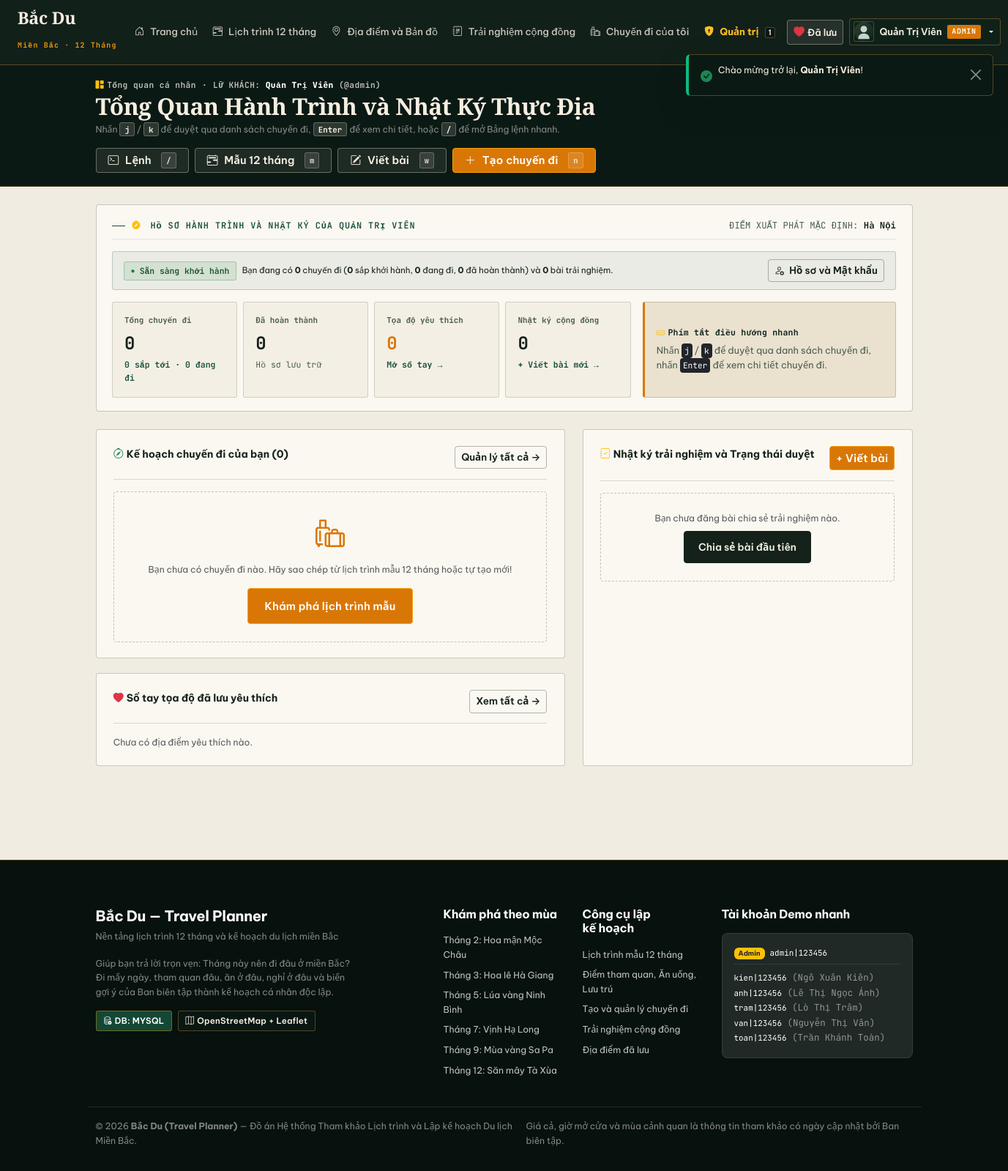
The page /dashboard.php (signed in) on the database as committed earlier.
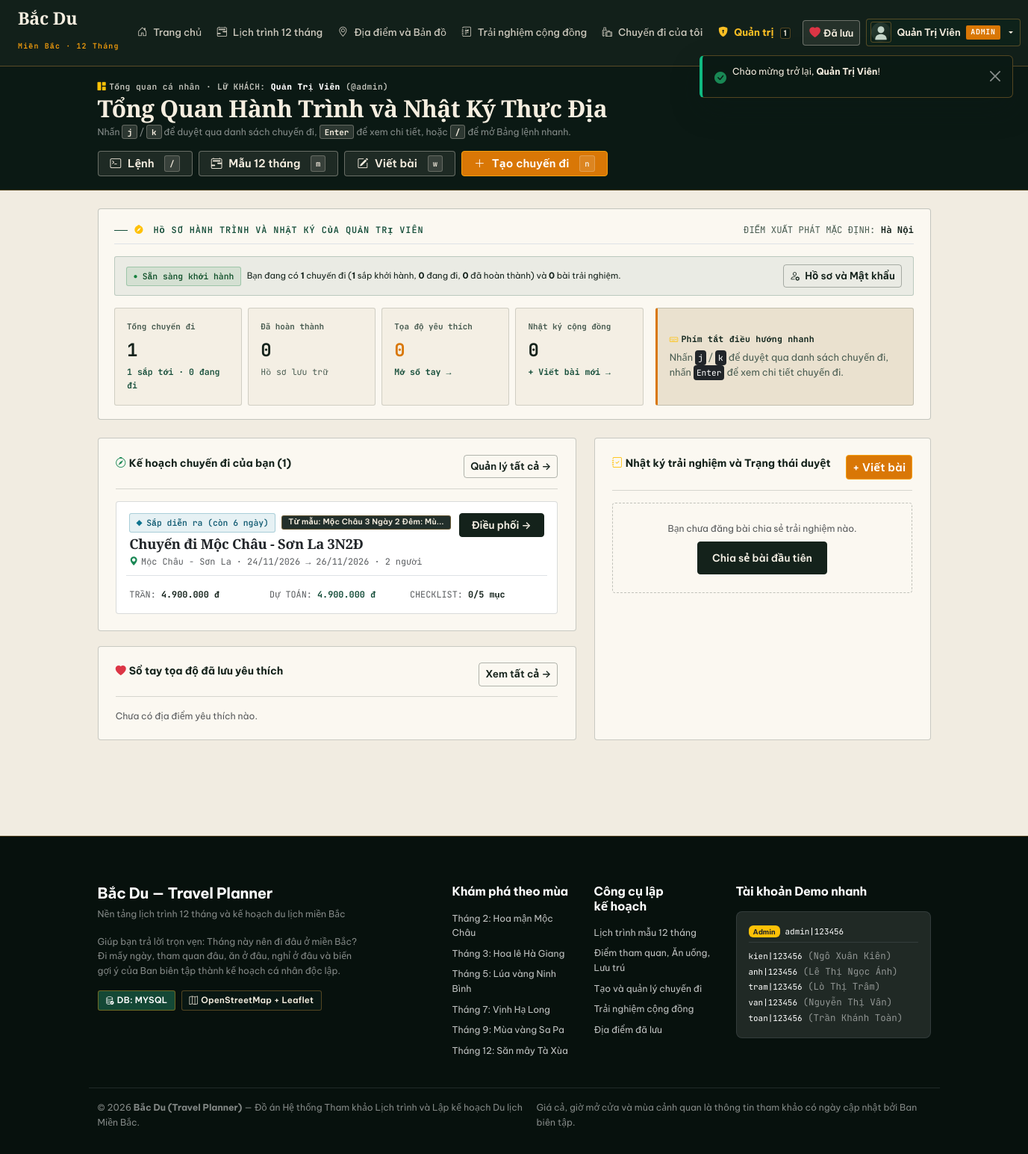
The same page on the database as committed later.
### tables this page shows
CREATE TABLE `users` (
  `id` INT AUTO_INCREMENT PRIMARY KEY,
  `full_name` VARCHAR(120) NOT NULL,
  `username` VARCHAR(60) NOT NULL UNIQUE,
  `email` VARCHAR(150) NOT NULL UNIQUE,
  `password_hash` VARCHAR(255) NOT NULL,
  `role` ENUM('user', 'admin') NOT NULL DEFAULT 'user',
  `status` ENUM('active', 'locked') NOT NULL DEFAULT 'active',
  `avatar_url` VARCHAR(500) DEFAULT NULL,
  `bio` TEXT DEFAULT NULL,
  `phone` VARCHAR(30) DEFAULT NULL,
  `hometown` VARCHAR(120) DEFAULT 'Hà Nội',
  `created_at` DATETIME NOT NULL DEFAULT CURRENT_TIMESTAMP,
  `updated_at` DATETIME NOT NULL DEFAULT CURRENT_TIMESTAMP ON UPDATE CURRENT_TIMESTAMP
);

CREATE TABLE `trips` (
  `id` INT AUTO_INCREMENT PRIMARY KEY,
  `user_id` INT NOT NULL,
  `source_template_id` INT DEFAULT NULL,
  `province_id` INT DEFAULT NULL,
  `title` VARCHAR(200) NOT NULL,
  `main_destination` VARCHAR(150) NOT NULL,
  `start_date` DATE NOT NULL,
  `end_date` DATE NOT NULL,
  `pax_count` INT NOT NULL DEFAULT 2,
  `departure_point` VARCHAR(120) NOT NULL DEFAULT 'Hà Nội',
  `total_budget` DECIMAL(12, 0) NOT NULL DEFAULT 0,
  `description` TEXT DEFAULT NULL,
  `cover_image_url` VARCHAR(500) DEFAULT NULL,
  `share_token` VARCHAR(80) DEFAULT NULL UNIQUE,
  `is_shared` TINYINT(1) NOT NULL DEFAULT 0,
  `created_at` DATETIME NOT NULL DEFAULT CURRENT_TIMESTAMP,
  `updated_at` DATETIME NOT NULL DEFAULT CURRENT_TIMESTAMP ON UPDATE CURRENT_TIMESTAMP,
  CONSTRAINT `fk_trips_user` FOREIGN KEY (`user_id`) REFERENCES `users` (`id`) ON DELETE CASCADE,
  CONSTRAINT `fk_trips_template` FOREIGN KEY (`source_template_id`) REFERENCES `itinerary_templates` (`id`) ON DELETE SET NULL
);

CREATE TABLE `itinerary_templates` (
  `id` INT AUTO_INCREMENT PRIMARY KEY,
  `title` VARCHAR(200) NOT NULL,
  `slug` VARCHAR(220) NOT NULL UNIQUE,
  `province_id` INT NOT NULL,
  `main_destination` VARCHAR(150) NOT NULL,
  `thumbnail_url` VARCHAR(500) DEFAULT NULL,
  `duration_days` INT NOT NULL DEFAULT 3,
  `duration_nights` INT NOT NULL DEFAULT 2,
  `assumed_departure` VARCHAR(120) NOT NULL DEFAULT 'Hà Nội',
  `suggested_transport` VARCHAR(180) NOT NULL DEFAULT 'Xe limousine / Xe máy tại điểm đến',
  `ref_budget_per_person` DECIMAL(12, 0) NOT NULL DEFAULT 2500000,
  `base_pax_count` INT NOT NULL DEFAULT 2,
  `seasonal_reason` TEXT NOT NULL,
  `summary` TEXT DEFAULT NULL,
  `essential_notes` TEXT DEFAULT NULL,
  `status` ENUM('draft', 'published', 'archived') NOT NULL DEFAULT 'published',
  `author_id` INT NOT NULL DEFAULT 1,
  `views_count` INT NOT NULL DEFAULT 0,
  `copies_count` INT NOT NULL DEFAULT 0,
  `updated_date` DATE NOT NULL,
  `created_at` DATETIME NOT NULL DEFAULT CURRENT_TIMESTAMP,
  `updated_at` DATETIME NOT NULL DEFAULT CURRENT_TIMESTAMP ON UPDATE CURRENT_TIMESTAMP,
  CONSTRAINT `fk_templates_province` FOREIGN KEY (`province_id`) REFERENCES `provinces` (`id`),
  CONSTRAINT `fk_templates_author` FOREIGN KEY (`author_id`) REFERENCES `users` (`id`)
);

### includes/helpers.php (called while the page is built, shortened)
<?php
function e(?string $value): string
{
    return htmlspecialchars((string)$value, ENT_QUOTES | ENT_SUBSTITUTE, 'UTF-8');
}
function format_vnd($amount, bool $showFree = false): string
{
    $num = (float)$amount;
    return number_format($num, 0, ',', '.') . ' đ';
}
function get_avatar_url(?string $avatarUrl): string
{
    $trimmed = trim((string)$avatarUrl);
    return 'assets/img/default-avatar.svg';
}
function format_date_vn(?string $dateStr): string
{
    $ts = strtotime($dateStr);
    return $ts ? date('d/m/Y', $ts) : $dateStr;
}
function current_user(): ?array
{
    static $cachedUser = false;
    if ($cachedUser !== false) {
        return $cachedUser;
    }
    $pdo = get_db();
    $stmt = $pdo->prepare('SELECT * FROM users WHERE id = ? LIMIT 1');
    $stmt->execute([(int)$_SESSION['user_id']]);
    $user = $stmt->fetch();
    $cachedUser = $user;
    return $user;
}
function require_login(?string $redirectAfter = null): array
{
    $user = current_user();
    return $user;
}
function expense_category_meta(string $category): array
{
    $map = [
        'food'      => ['label' => 'Ăn uống',        'icon' => 'bi-cup-straw',     'color' => '#f59e0b'],
        'transport' => ['label' => 'Di chuyển',      'icon' => 'bi-truck-front',   'color' => '#0ea5e9'],
        'stay'      => ['label' => 'Lưu trú',        'icon' => 'bi-house-door',    'color' => '#6366f1'],
        'ticket'    => ['label' => 'Vé tham quan',   'icon' => 'bi-ticket-perforated', 'color' => '#10b981'],
        'shopping'  => ['label' => 'Mua sắm và Quà',  'icon' => 'bi-bag-heart',     'color' => '#ec4899'],
        'other'     => ['label' => 'Chi phí khác',   'icon' => 'bi-wallet2',       'color' => '#64748b'],
    ];
    return $map[$category] ?? $map['other'];
}
function trip_timeline_status(string $startDate, string $endDate): array
{
    $today = date('Y-m-d');
    if ($today < $startDate) {
        $daysLeft = (int)round((strtotime($startDate) - strtotime($today)) / 86400);
        return [
            'code'  => 'upcoming',
            'label' => 'Sắp diễn ra' . ($daysLeft > 0 ? " (còn {$daysLeft} ngày)" : ''),
            'badge' => 'bg-info-subtle text-info-emphasis border-info-subtle',
            'icon'  => 'bi-calendar-event',
        ];
    }
    return [
        'code'  => 'completed',
        'label' => 'Đã kết thúc',
        'badge' => 'bg-secondary-subtle text-secondary-emphasis border-secondary-subtle',
        'icon'  => 'bi-check2-all',
    ];
}
function calculate_trip_budget_summary(PDO $pdo, int $tripId, float $totalBudget): array
{
    $stmt = $pdo->prepare('
        SELECT
            expense_category,
            COUNT(*) AS items_count,
            COALESCE(SUM(estimated_amount), 0) AS sum_estimated,
            COALESCE(SUM(actual_amount), 0) AS sum_actual
        FROM expenses
        WHERE trip_id = ?
        GROUP BY expense_category
    ');
    $stmt->execute([$tripId]);
    $rows = $stmt->fetchAll();
    $byCategory = [];
    foreach (['food', 'transport', 'stay', 'ticket', 'shopping', 'other'] as $cat) {
        $meta = expense_category_meta($cat);
        $byCategory[$cat] = [
            'category'      => $cat,
            'label'         => $meta['label'],
            'icon'          => $meta['icon'],
            'color'         => $meta['color'],
            'items_count'   => 0,
            'sum_estimated' => 0.0,
            'sum_actual'    => 0.0,
        ];
    }
    $totalEstimated = 0.0;
    $totalActual = 0.0;
    foreach ($rows as $r) {
        $cat = $r['expense_category'];
        $est = (float)$r['sum_estimated'];
        $act = (float)$r['sum_actual'];
        $byCategory[$cat]['items_count'] += (int)$r['items_count'];
        $byCategory[$cat]['sum_estimated'] += $est;
        $byCategory[$cat]['sum_actual'] += $act;
        $totalEstimated += $est;
        $totalActual += $act;
    }
    $remainingVsEstimated = $totalBudget - $totalEstimated;
    $remainingVsActual = $totalBudget - $totalActual;
    return [
        'total_budget'           => $totalBudget,
        'total_estimated'        => $totalEstimated,
        'total_actual'           => $totalActual,
        'remaining_vs_estimated' => $remainingVsEstimated,
        'remaining_vs_actual'    => $remainingVsActual,
        'percent_estimated'      => $totalBudget > 0 ? round(($totalEstimated / $totalBudget) * 100, 1) : 0,
        'percent_actual'         => $totalBudget > 0 ? round(($totalActual / $totalBudget) * 100, 1) : 0,
        'by_category'            => $byCategory,
    ];
}

### dashboard.php (the view, shortened to what the rows shown need)
<?php
require_once __DIR__ . '/includes/helpers.php';
$user = require_login('dashboard.php');
$pdo = get_db();
$stmtTrips = $pdo->prepare('
    SELECT
        t.*,
        it.title AS source_template_title,
        (SELECT COUNT(*) FROM trip_days WHERE trip_id = t.id) AS days_count,
        (SELECT COUNT(*) FROM checklists WHERE trip_id = t.id) AS checklist_total,
        (SELECT COUNT(*) FROM checklists WHERE trip_id = t.id AND is_completed = 1) AS checklist_done
    FROM trips t
    LEFT JOIN itinerary_templates it ON it.id = t.source_template_id
    WHERE t.user_id = ?
    ORDER BY t.start_date DESC, t.id DESC
');
$stmtTrips->execute([$user['id']]);
$myTrips = $stmtTrips->fetchAll();
$rejectedPostsCount = 0;
require_once __DIR__ . '/includes/header.php';
?>
<header class="app-shift-bar mb-4">
  <div class="container">
    <div class="d-flex flex-wrap justify-content-between align-items-center gap-3">
      <div>
        <div class="app-shift-eyebrow">
          <span><i class="bi bi-grid-1x2-fill text-warning me-1"></i>Tổng quan cá nhân</span>
          <span>·</span>
          <span>LỮ KHÁCH: <strong class="text-white"><?= e($user['full_name']) ?></strong> (@<?= e($user['username']) ?>)</span>
        </div>
        <h1 class="app-shift-title">Tổng Quan Hành Trình và Nhật Ký Thực Địa</h1>
      </div>
    </div>
  </div>
</header>
<main id="mainContent" class="container pb-5">
  <section class="app-signature-set <?= $rejectedPostsCount > 0 ? 'is-lit' : '' ?> mb-4" id="personalDispatchSet" aria-label="Tổng quan hành trình cá nhân">
    <div class="d-flex flex-wrap justify-content-between align-items-center gap-2 pb-2 mb-3 border-bottom">
      <span class="cin-eyebrow mb-0" style="color: var(--cin-jade);">
        <i class="bi bi-compass-fill text-warning me-1"></i>HỒ SƠ HÀNH TRÌNH VÀ NHẬT KÝ CỦA <?= e(mb_strtoupper($user['full_name'])) ?>
      </span>
      <span class="font-monospace small" style="color: var(--cin-ink-muted);">
        ĐIỂM XUẤT PHÁT MẶC ĐỊNH: <strong style="color: var(--cin-ink);"><?= e($user['hometown'] ?: 'Hà Nội') ?></strong>
      </span>
    </div>
  </section>
  <div class="row g-4">
    <div class="col-lg-7">
      <section class="cin-day-dossier">
        <div class="cin-day-body">
          <?php if (empty($myTrips)): ?>
            <div class="cin-empty-state py-4">
              <i class="bi bi-luggage fs-1" style="color: var(--cin-amber);"></i>
              <p class="mt-2 mb-3 small text-muted">Bạn chưa có chuyến đi nào. Hãy sao chép từ lịch trình mẫu 12 tháng hoặc tự tạo mới!</p>
              <a href="templates.php" class="btn-cin-amber">Khám phá lịch trình mẫu</a>
            </div>
          <?php else: ?>
            <div class="d-flex flex-column gap-3">
              <?php foreach ($myTrips as $tr): ?>
                <?php
                  $st = trip_timeline_status($tr['start_date'], $tr['end_date']);
                  $budgetSum = calculate_trip_budget_summary($pdo, (int)$tr['id'], (float)$tr['total_budget']);
                  $statusClass = 'status-info';
                  $shapeClass = 'shape-triangle';
                ?>
                <article class="cin-activity-slip" data-kb-row="1">
                  <div class="d-flex flex-wrap justify-content-between align-items-start gap-2 mb-2">
                    <div>
                      <div class="d-flex flex-wrap align-items-center gap-2 mb-1">
                        <span class="status-mark <?= $statusClass ?>">
                          <span class="status-shape <?= $shapeClass ?>"></span><?= e($st['label']) ?>
                        </span>
                        <?php if (!empty($tr['source_template_title'])): ?>
                          <span class="slip-tag py-0 px-2" style="font-size: 0.65rem;">Từ mẫu: <?= e(mb_strimwidth($tr['source_template_title'], 0, 28, '...')) ?></span>
                        <?php endif; ?>
                      </div>
                      <h3 class="h6 fw-bold mb-1" style="font-family: var(--font-display); font-size: 1.15rem;">
                        <a href="trip_detail.php?id=<?= (int)$tr['id'] ?>" class="text-dark" data-kb-primary><?= e($tr['title']) ?></a>
                      </h3>
                      <div class="small font-monospace text-muted" style="font-size: 0.74rem;">
                        <i class="bi bi-geo-alt-fill text-success me-1"></i><?= e($tr['main_destination']) ?> ·
                        <?= format_date_vn($tr['start_date']) ?> &rarr; <?= format_date_vn($tr['end_date']) ?> ·
                        <?= (int)$tr['pax_count'] ?> người
                      </div>
                    </div>
                    <a href="trip_detail.php?id=<?= (int)$tr['id'] ?>" class="btn-cin-ink py-1 px-3">
                      Điều phối &rarr;
                    </a>
                  </div>
                  <div class="row g-2 pt-2 border-top mt-2 font-monospace" style="font-size: 0.74rem;">
                    <div class="col-sm-4">
                      <span class="text-muted">TRẦN:</span> <strong><?= format_vnd($tr['total_budget']) ?></strong>
                    </div>
                    <div class="col-sm-4">
                      <span class="text-muted">DỰ TOÁN:</span> <strong style="color: var(--cin-jade);"><?= format_vnd($budgetSum['total_estimated']) ?></strong>
                    </div>
                    <div class="col-sm-4">
                      <span class="text-muted">CHECKLIST:</span> <strong><?= (int)$tr['checklist_done'] ?>/<?= (int)$tr['checklist_total'] ?> mục</strong>
                    </div>
                  </div>
                </article>
              <?php endforeach; ?>
            </div>
          <?php endif; ?>
        </div>
      </section>
    </div>
  </div>
</main>
<?php require_once __DIR__ . '/includes/footer.php'; ?>

### includes/header.php (shortened to what the rows shown need)
<?php
require_once __DIR__ . '/helpers.php';
$currentUser = current_user();
$currentPage = basename($_SERVER['PHP_SELF'] ?? 'index.php');
?>
<!DOCTYPE html>
<html lang="vi">
<head>
  <link href="https://cdn.jsdelivr.net/npm/bootstrap@5.3.3/dist/css/bootstrap.min.css" rel="stylesheet">
  <link href="https://cdn.jsdelivr.net/npm/bootstrap-icons@1.11.3/font/bootstrap-icons.min.css" rel="stylesheet">
  <link rel="stylesheet" href="https://unpkg.com/leaflet@1.9.4/dist/leaflet.css" />
  <link rel="stylesheet" href="assets/css/style.css?v=14">
  <link rel="stylesheet" href="assets/css/cinematic-landing.css?v=14">
  <link rel="stylesheet" href="assets/css/cinematic-subpages.css?v=14">
</head>
<?php
  $appModePages = ['trips.php', 'trip_detail.php', 'admin.php', 'dashboard.php', 'profile.php', 'experience_form.php'];
  $bodyModeClass = $currentPage === 'index.php'
      ? 'cinematic-home'
      : (in_array($currentPage, $appModePages, true) ? 'cinematic-app' : 'cinematic-subpage');
?>
<body class="<?= $bodyModeClass ?>">
<nav class="navbar navbar-expand-lg navbar-dark navbar-bacdu sticky-top" data-bs-theme="dark">
  <div class="container-xxl px-3 px-xl-4">
    <div class="collapse navbar-collapse" id="mainNavbar">
      <div class="d-flex align-items-center gap-2 flex-nowrap ms-lg-2">
        <?php if ($currentUser): ?>
          <a href="favorites.php" class="btn-cin-ghost py-1 px-2 position-relative text-nowrap d-inline-flex align-items-center gap-1" title="Sổ tay tọa độ yêu thích">
            <i class="bi bi-heart-fill text-danger"></i>
            <span class="d-none d-xl-inline small">Đã lưu</span>
          </a>
          <div class="dropdown">
            <button class="cin-account-chip dropdown-toggle text-nowrap" type="button" data-bs-toggle="dropdown" aria-expanded="false">
              <img src="<?= e(get_avatar_url($currentUser['avatar_url'])) ?>"
                   alt="Avatar" class="cin-account-avatar" width="28" height="28">
              <span class="cin-account-name text-truncate"><?= e($currentUser['full_name']) ?></span>
              <?php if ($currentUser['role'] === 'admin'): ?>
                <span class="cin-account-role">ADMIN</span>
              <?php endif; ?>
            </button>
          </div>
        <?php else: ?>
          <a href="auth.php?tab=login" class="btn-cin-ghost py-1 px-3 text-nowrap">Đăng nhập</a>
          <a href="auth.php?tab=register" class="btn-cin-amber py-1 px-3 text-nowrap">Đăng ký</a>
        <?php endif; ?>
      </div>
    </div>
  </div>
</nav>

Rows that differ between the two databases and show on the page:
added trips: start_date+end_date "Sắp diễn ra (còn 6 ngày)", source_template.title "Mộc Châu 3 Ngày 2 Đêm: Mù...", title "Chuyến đi Mộc Châu - Sơn La 3N2Đ", main_destination "Mộc Châu - Sơn La", start_date "24/11/2026", end_date "26/11/2026", pax_count "2", total_budget "4.900.000 đ", checklist_done "0", checklist_total "5"
Other text that changed with them:
count($myTrips): "0" → "1"
$upcomingCount: "0" → "1"
text no longer shown: "Bạn chưa có chuyến đi nào. Hãy sao chép từ lịch trình mẫu 12 tháng hoặc tự tạo mới! Khám phá lịch trình mẫu"
